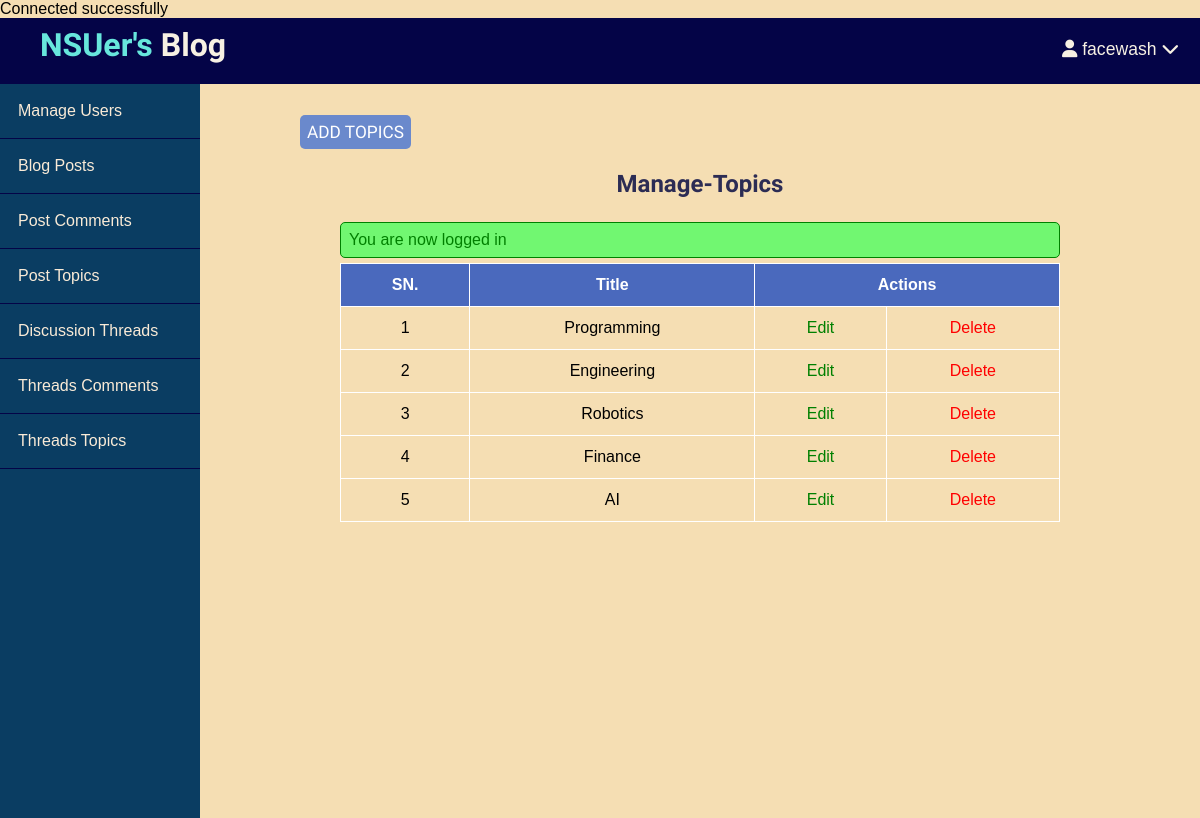
The app's page /admin/topic/index.php (signed in) with its own data.
### tables this page shows
CREATE TABLE `topics` (
  `id` int(11) NOT NULL,
  `name` varchar(255) NOT NULL,
  `description` text NOT NULL,
  `created_at` datetime NOT NULL DEFAULT current_timestamp()
);

### app/controllers/topics.php (called while the page is built, shortened)
<?php
include(ROOT_PATH . "/app/database/db.php");
$table = "topics";
$topics = selectAll($table);

### app/database/db.php (called while the page is built, shortened)
<?php
require("connect.php");
function selectAll($table, $conditions = [])
{
    global $conn;
    $sql = "SELECT * FROM $table";
    if (empty($conditions)) {
        $statement = $conn->prepare($sql);
        $statement->execute();
        $records = $statement->get_result()->fetch_all(MYSQLI_ASSOC);
        return $records;
    }
}

### admin/topic/index.php (the view, shortened to what this page needs)
<?php
include(ROOT_PATH . '/app/controllers/topics.php');
?>
<!DOCTYPE html>
<html lang="en">
<head>
    <link rel="stylesheet" href="../../assets/css/style.css">
    <link rel="stylesheet" href="../../assets/css/admin.css">
</head>
<body>
    <?php include(ROOT_PATH . "/app/includes/adminHeader.php"); ?>
    <div class="admin-wrapper">
        <?php include(ROOT_PATH . "/app/includes/adminSidebar.php"); ?>
        <div class="admin-content">
            <div class="bnt-group">
                <a href="create.php" class="btn btn-big">Add Topics</a>
            </div>
            <div class="content">
                <h2 class="page-title">Manage-Topics</h2>
                <?php include(ROOT_PATH . "/app/includes/messages.php") ?>
                <table>
                    <thead>
                        <th>SN.</th>
                        <th>Title</th>
                        <th colspan="2">Actions</th>
                    </thead>
                    <tbody>
                        <?php foreach ($topics as $key => $topic) : ?>
                            <tr>
                                <td><?php echo $key + 1 ?></td>
                                <td><?php echo $topic['name'] ?></td>
                                <td><a href="edit.php?id=<?php echo $topic['id']; ?>" class="edit">Edit</a></td>
                                <td><a href="index.php?del_id=<?php echo $topic['id'] ?>" class="delete">Delete</a></td>
                            </tr>
                        <?php endforeach; ?>
                    </tbody>
                </table>
            </div>
        </div>
    </div>
</body>
</html>

### assets/css/style.css (style rules this page uses)
* { box-sizing: border-box; }
html, body { height: 100%; padding: 0px; margin: 0px; background: wheat; font-family: Arial, Helvetica, sans-serif; }
h1, h2, h3, h4, h5, h6 { font-family: "Trirong", serif; color: #2c2c54; margin: 5px; }
a { text-decoration: none; color: inherit; }
.btn { padding: 0.2rem 0.5rem; background: #6a89cc; color: #0c2461; border: 1px solid transparent; border-radius: 0.25rem; font-size: 1.08em; font-family: "Trirong", serif; }
.btn-big { padding: 0.5rem 1.1rem; line-height: 1rem; width: 100%; }
.content { width: 90%; margin: 30px auto 30px; margin-bottom: 100px; }
table { border-collapse: collapse; width: 100%; }
table td, table th { padding: 12px 15px; border: 1px solid white; text-align: center; font-size: 16px; }
table th { background-color: #4a69bd; color: white; }
.btn { background: #6a89cc; text-align: center; padding: 6px; border-radius: 5px; color: #fff; cursor: pointer; text-transform: uppercase; }

### assets/css/admin.css (style rules this page uses)
.admin-wrapper { display: flex; height: calc(100% - 66px); }
.admin-wrapper .admin-content { flex: 8; height: 100%; padding: 40px 100px 100px; overflow-y: scroll; }
.admin-content .page-title { text-align: center; margin-bottom: 1.5rem; }
table { width: 100%; border-collapse: collapse; font-size: 1.1rem; }
th,td { padding: 15px; text-align: left; border-bottom: 1px solid white; }
.edit { color: green; }
.delete { color: red; }

### records on screen
topics: name "Programming"
topics: name "Engineering"
topics: name "Robotics"
topics: name "Finance"
topics: name "AI"

### other values on screen
$_SESSION['username'] "facewash"
$_SESSION['message'] "You are now logged in"
